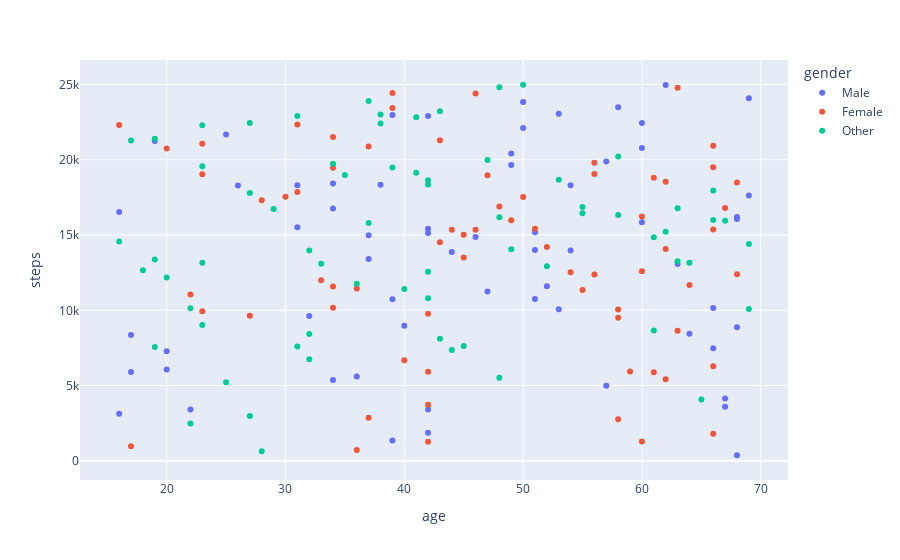

The notebook cell saved with this chart:
### Code cell
fig1 = px.scatter(df, x='age', y='steps', color='gender')
fig1

### Figure 1 — Plotly figure (JSON) as saved in the notebook; plotly's stock layout.template omitted (floating-point values rounded to 4 significant figures)
{"data": [{"hovertemplate": "gender=Male<br>age=%{x}<br>steps=%{y}<extra></extra>", "legendgroup": "Male", "marker": {"color": "#636efa", "symbol": "circle"}, "mode": "markers", "name": "Male", "orientation": "v", "showlegend": true, "type": "scatter", "x": [67, 63, 52, 42, 19, 53, 51, 69, 66, 32, 36, 62, 46, 17, 49, 66, 64, 60, 37, 54, 42, 20, 68, 60, 50, 51, 47, 68, 38, 58, 31, 25, 67, 34, 20, 51, 31, 49, 37, 57, 26, 68, 22, 39, 42, 57, 16, 39, 34, 60, 34, 42, 44, 50, 40, 42, 68, 16, 39, 69, 53, 54, 17], "xaxis": "x", "y": [3591, 13072, 11601, 15425, 21253, 23062, 15191, 24095, 7481, 9614, 5597, 24968, 14863, 5906, 19652, 10145, 8434, 20785, 14982, 18315, 1872, 6060, 370, 22440, 22113, 10749, 11255, 16206, 18334, 23482, 18301, 21683, 4148, 5375, 7286, 14000, 15511, 20424, 13407, 19878, 18294, 16060, 3411, 10733, 3402, 4991, 16531, 1354, 18420, 15851, 16758, 22904, 13874, 23838, 8970, 15138, 8877, 3126, 22972, 17624, 10074, 13971, 8355], "yaxis": "y"}, {"hovertemplate": "gender=Female<br>age=%{x}<br>steps=%{y}<extra></extra>", "legendgroup": "Female", "marker": {"color": "#EF553B", "symbol": "circle"}, "mode": "markers", "name": "Female", "orientation": "v", "showlegend": true, "type": "scatter", "x": [16, 62, 56, 39, 46, 39, 46, 55, 68, 58, 45, 61, 37, 28, 42, 66, 66, 66, 52, 56, 40, 42, 50, 43, 54, 60, 36, 51, 60, 37, 44, 31, 48, 34, 47, 49, 63, 66, 59, 27, 61, 34, 56, 42, 33, 23, 36, 22, 42, 34, 23, 58, 67, 23, 64, 63, 62, 31, 58, 43, 68, 20, 17, 45, 34, 60, 30, 66, 62], "xaxis": "x", "y": [22312, 5418, 19809, 23432, 15351, 24435, 24409, 11349, 18498, 10048, 13514, 18805, 2868, 17304, 3733, 6276, 15363, 19495, 14201, 12383, 6688, 1267, 17523, 14515, 12521, 1281, 721, 15423, 16232, 20883, 15358, 17861, 16892, 21514, 18973, 15990, 24789, 20934, 5935, 9637, 5892, 10166, 19054, 9764, 11995, 19046, 11448, 11047, 5912, 19470, 9929, 2754, 16791, 21070, 11677, 8636, 14068, 22336, 9498, 21295, 12397, 20748, 960, 15014, 11583, 12602, 17539, 1803, 18532], "yaxis": "y"}, {"hovertemplate": "gender=Other<br>age=%{x}<br>steps=%{y}<extra></extra>", "legendgroup": "Other", "marker": {"color": "#00cc96", "symbol": "circle"}, "mode": "markers", "name": "Other", "orientation": "v", "showlegend": true, "type": "scatter", "x": [42, 61, 27, 58, 42, 39, 31, 38, 27, 18, 19, 63, 16, 49, 20, 27, 42, 43, 63, 32, 58, 55, 19, 22, 62, 23, 35, 17, 41, 19, 28, 67, 32, 55, 50, 65, 48, 23, 25, 66, 61, 38, 47, 37, 45, 37, 22, 32, 40, 43, 69, 53, 36, 23, 33, 48, 48, 42, 52, 34, 29, 23, 69, 31, 64, 41, 66, 44], "xaxis": "x", "y": [12562, 14851, 22439, 16338, 18362, 19487, 7594, 22404, 2971, 12665, 13377, 13263, 14571, 14060, 12186, 17788, 18641, 23231, 16779, 8432, 20214, 16443, 21400, 10128, 15211, 13162, 18995, 21286, 19134, 7565, 633, 15952, 13967, 16860, 24984, 4079, 16181, 9017, 5213, 17951, 8650, 23000, 19992, 23909, 7633, 15794, 2487, 6742, 11410, 8109, 10084, 18666, 11757, 22294, 13085, 5521, 24819, 10795, 12933, 19741, 16733, 19575, 14396, 22910, 13152, 22822, 16001, 7358], "yaxis": "y"}], "layout": {"legend": {"title": {"text": "gender"}, "tracegroupgap": 0}, "margin": {"t": 60}, "xaxis": {"anchor": "y", "domain": [0, 1], "title": {"text": "age"}}, "yaxis": {"anchor": "x", "domain": [0, 1], "title": {"text": "steps"}}}}
